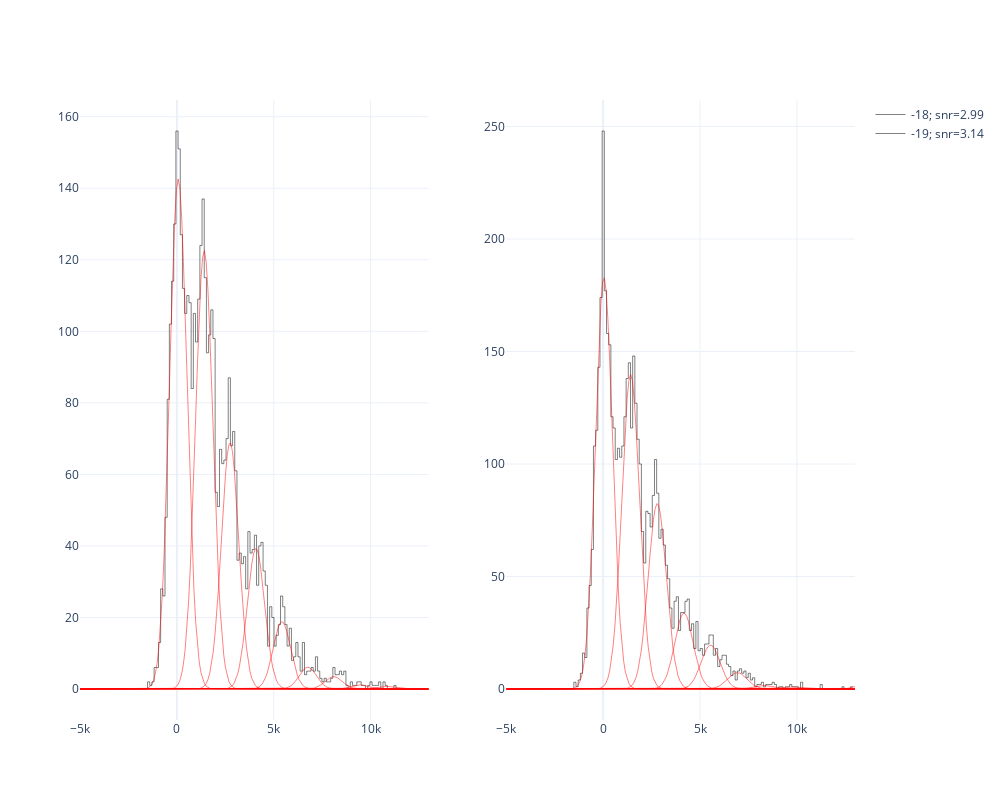

The cell this chart's notebook holds for it:
### Code cell
histargs = dict(    
    doprocess = True,
    dofit = True,
    variable = 'integral',
    show_progress = True,
    fitmultigauss=True,
    normalize_hist=False,
    onlyoptimal=True,
)

detector=[ UniqueChannel(10, x) for x in channel_to_load ]
#detector=[UniqueChannel(10,28)]
plot_detectors(wfset_full, detector, plot_function=fithist, html=None, wf_func=histargs)

### Figure 1 — Plotly figure (JSON) as saved in the notebook; plotly's stock layout.template omitted (floating-point values rounded to 4 significant figures; data arrays with more than 128 entries replaced by an {"elided": "..."} marker saying what was removed)
{"data": [{"line": {"color": "black", "shape": "hv", "width": 0.5}, "mode": "lines", "name": "-18; snr=2.99", "type": "scatter", "x": {"elided": "161 float values"}, "xaxis": "x", "y": {"elided": "160 int values"}, "yaxis": "y"}, {"line": {"color": "red", "width": 0.5}, "mode": "lines", "name": "-18; snr=2.99 (Fit 0)", "showlegend": false, "type": "scatter", "x": {"elided": "200 float values"}, "xaxis": "x", "y": {"elided": "200 float values"}, "yaxis": "y"}, {"line": {"color": "red", "width": 0.5}, "mode": "lines", "name": "-18; snr=2.99 (Fit 1)", "showlegend": false, "type": "scatter", "x": {"elided": "200 float values"}, "xaxis": "x", "y": {"elided": "200 float values"}, "yaxis": "y"}, {"line": {"color": "red", "width": 0.5}, "mode": "lines", "name": "-18; snr=2.99 (Fit 2)", "showlegend": false, "type": "scatter", "x": {"elided": "200 float values"}, "xaxis": "x", "y": {"elided": "200 float values"}, "yaxis": "y"}, {"line": {"color": "red", "width": 0.5}, "mode": "lines", "name": "-18; snr=2.99 (Fit 3)", "showlegend": false, "type": "scatter", "x": {"elided": "200 float values"}, "xaxis": "x", "y": {"elided": "200 float values"}, "yaxis": "y"}, {"line": {"color": "red", "width": 0.5}, "mode": "lines", "name": "-18; snr=2.99 (Fit 4)", "showlegend": false, "type": "scatter", "x": {"elided": "200 float values"}, "xaxis": "x", "y": {"elided": "200 float values"}, "yaxis": "y"}, {"line": {"color": "red", "width": 0.5}, "mode": "lines", "name": "-18; snr=2.99 (Fit 5)", "showlegend": false, "type": "scatter", "x": {"elided": "200 float values"}, "xaxis": "x", "y": {"elided": "200 float values"}, "yaxis": "y"}, {"line": {"color": "red", "width": 0.5}, "mode": "lines", "name": "-18; snr=2.99 (Fit 6)", "showlegend": false, "type": "scatter", "x": {"elided": "200 float values"}, "xaxis": "x", "y": {"elided": "200 float values"}, "yaxis": "y"}, {"line": {"color": "red", "width": 0.5}, "mode": "lines", "name": "-18; snr=2.99 (Fit 7)", "showlegend": false, "type": "scatter", "x": {"elided": "200 float values"}, "xaxis": "x", "y": {"elided": "200 float values"}, "yaxis": "y"}, {"line": {"color": "red", "width": 0.5}, "mode": "lines", "name": "-18; snr=2.99 (Fit 8)", "showlegend": false, "type": "scatter", "x": {"elided": "200 float values"}, "xaxis": "x", "y": {"elided": "200 float values"}, "yaxis": "y"}, {"line": {"color": "red", "width": 0.5}, "mode": "lines", "name": "-18; snr=2.99 (Fit 9)", "showlegend": false, "type": "scatter", "x": {"elided": "200 float values"}, "xaxis": "x", "y": {"elided": "200 float values"}, "yaxis": "y"}, {"line": {"color": "red", "width": 0.5}, "mode": "lines", "name": "-18; snr=2.99 (Fit 10)", "showlegend": false, "type": "scatter", "x": {"elided": "200 float values"}, "xaxis": "x", "y": {"elided": "200 float values"}, "yaxis": "y"}, {"line": {"color": "black", "shape": "hv", "width": 0.5}, "mode": "lines", "name": "-19; snr=3.14", "type": "scatter", "x": {"elided": "161 float values"}, "xaxis": "x2", "y": {"elided": "160 int values"}, "yaxis": "y2"}, {"line": {"color": "red", "width": 0.5}, "mode": "lines", "name": "-19; snr=3.14 (Fit 0)", "showlegend": false, "type": "scatter", "x": {"elided": "200 float values"}, "xaxis": "x2", "y": {"elided": "200 float values"}, "yaxis": "y2"}, {"line": {"color": "red", "width": 0.5}, "mode": "lines", "name": "-19; snr=3.14 (Fit 1)", "showlegend": false, "type": "scatter", "x": {"elided": "200 float values"}, "xaxis": "x2", "y": {"elided": "200 float values"}, "yaxis": "y2"}, {"line": {"color": "red", "width": 0.5}, "mode": "lines", "name": "-19; snr=3.14 (Fit 2)", "showlegend": false, "type": "scatter", "x": {"elided": "200 float values"}, "xaxis": "x2", "y": {"elided": "200 float values"}, "yaxis": "y2"}, {"line": {"color": "red", "width": 0.5}, "mode": "lines", "name": "-19; snr=3.14 (Fit 3)", "showlegend": false, "type": "scatter", "x": {"elided": "200 float values"}, "xaxis": "x2", "y": {"elided": "200 float values"}, "yaxis": "y2"}, {"line": {"color": "red", "width": 0.5}, "mode": "lines", "name": "-19; snr=3.14 (Fit 4)", "showlegend": false, "type": "scatter", "x": {"elided": "200 float values"}, "xaxis": "x2", "y": {"elided": "200 float values"}, "yaxis": "y2"}, {"line": {"color": "red", "width": 0.5}, "mode": "lines", "name": "-19; snr=3.14 (Fit 5)", "showlegend": false, "type": "scatter", "x": {"elided": "200 float values"}, "xaxis": "x2", "y": {"elided": "200 float values"}, "yaxis": "y2"}, {"line": {"color": "red", "width": 0.5}, "mode": "lines", "name": "-19; snr=3.14 (Fit 6)", "showlegend": false, "type": "scatter", "x": {"elided": "200 float values"}, "xaxis": "x2", "y": {"elided": "200 float values"}, "yaxis": "y2"}, {"line": {"color": "red", "width": 0.5}, "mode": "lines", "name": "-19; snr=3.14 (Fit 7)", "showlegend": false, "type": "scatter", "x": {"elided": "200 float values"}, "xaxis": "x2", "y": {"elided": "200 float values"}, "yaxis": "y2"}, {"line": {"color": "red", "width": 0.5}, "mode": "lines", "name": "-19; snr=3.14 (Fit 8)", "showlegend": false, "type": "scatter", "x": {"elided": "200 float values"}, "xaxis": "x2", "y": {"elided": "200 float values"}, "yaxis": "y2"}, {"line": {"color": "red", "width": 0.5}, "mode": "lines", "name": "-19; snr=3.14 (Fit 9)", "showlegend": false, "type": "scatter", "x": {"elided": "200 float values"}, "xaxis": "x2", "y": {"elided": "200 float values"}, "yaxis": "y2"}, {"line": {"color": "red", "width": 0.5}, "mode": "lines", "name": "-19; snr=3.14 (Fit 10)", "showlegend": false, "type": "scatter", "x": {"elided": "200 float values"}, "xaxis": "x2", "y": {"elided": "200 float values"}, "yaxis": "y2"}], "layout": {"annotations": [{"align": "center", "font": {"size": 14}, "showarrow": false, "text": "10-28", "x": 0, "xref": "x domain", "y": 1.25, "yref": "y domain"}, {"align": "center", "font": {"size": 14}, "showarrow": false, "text": "10-29", "x": 0, "xref": "x2 domain", "y": 1.25, "yref": "y2 domain"}, {"align": "center", "font": {"size": 14}, "showarrow": false, "text": "Run 0", "x": 1, "xref": "x domain", "y": 1.25, "yref": "y domain"}, {"align": "center", "font": {"size": 14}, "showarrow": false, "text": "Run 0", "x": 1, "xref": "x2 domain", "y": 1.25, "yref": "y2 domain"}], "height": 800, "showlegend": true, "title": {"text": ""}, "width": 1000, "xaxis": {"anchor": "y", "domain": [0, 0.45]}, "xaxis2": {"anchor": "y2", "domain": [0.55, 1]}, "yaxis": {"anchor": "x", "domain": [0, 1]}, "yaxis2": {"anchor": "x2", "domain": [0, 1]}}}
